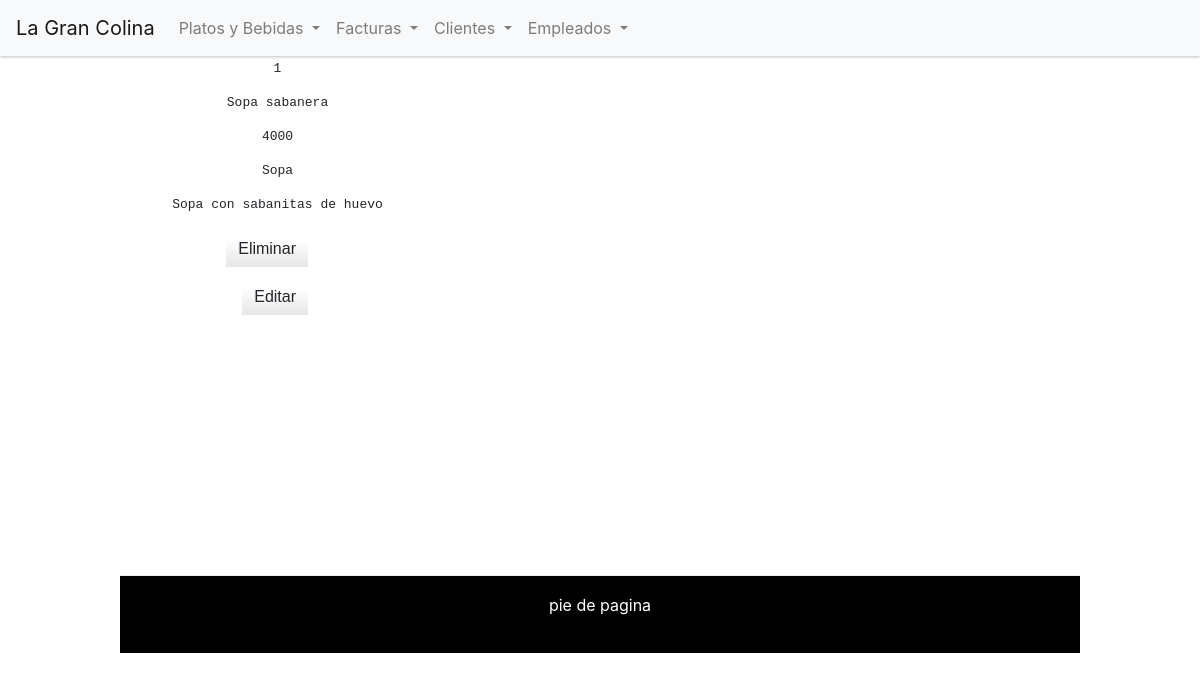
The page /platos.php on the database its author committed.
### tables this page shows
CREATE TABLE `plato` (
  `idplato` int(11) NOT NULL,
  `nombre` varchar(20) NOT NULL,
  `descripcion` varchar(50) DEFAULT NULL,
  `precio` double DEFAULT NULL,
  `tipoPlato` int(11) NOT NULL
);

### php/crudPlato.php (called while the page is built, shortened)
<?php
class Plato{
	private $datos;
	public function __construct(){
			$this->tipoPlato=array("Sopa","Principio","Carne","Especial" );
	}
public function getPlatos(){
include("conexion.php");
	$sql="SELECT * FROM plato";
	$query = $mysqli->query($sql);
	while ($row=$query->fetch_array()) {
	 $this->datos[]=$row;
	}
	return $this->datos;
}
}
?>

### platos.php (the view, shortened to what this page needs)
 <?php
 require_once("php/crudPlato.php");
 $obj=new Plato();
 $platos=$obj->getPlatos();
?>
<html>
   <head>
		<?php require_once("resources/head.php") ?>
   </head>
         <body>
           <div class="cabez">
            <div id="header">
                <?php require_once("resources/header.php") ?>
            </div>
          </div>
              <div id="principal">
                <div id="content">
                    <?php
                    if($platos!=null){
                    foreach ($platos as $plato): ?>
                      <div class="fotos">
                           <p><?php echo $plato['idplato']; ?></p>
                           <p><?php echo $plato['nombre']; ?></p>
                           <p><?php echo $plato['precio']; ?></p>
                           <p><?php echo $obj->tipoPlato[$plato["tipoPlato"]]; ?></p>
                           <p><?php echo $plato["descripcion"]; ?></p>
                           <a class="btn" href="platos.php?idplato=<?php echo $plato['idplato']; ?>">Eliminar</a>
                           <a class="btn" href="actualizarPlato.php?idplato=<?php echo $plato['idplato']; ?>">Editar</a>
                      </div>
                    <?php endforeach; }?>
                </div>
                <footer id="footer">pie de pagina</footer>
              </div>
    </body>

### rows shown on the page
plato: idplato "1", nombre "Sopa sabanera", precio "4000", tipoPlato "Sopa", descripcion "Sopa con sabanitas de huevo"
